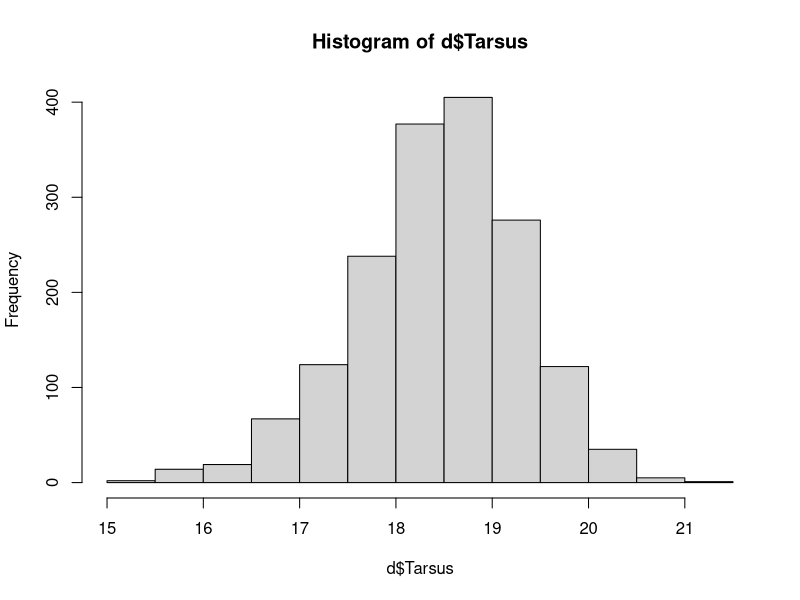
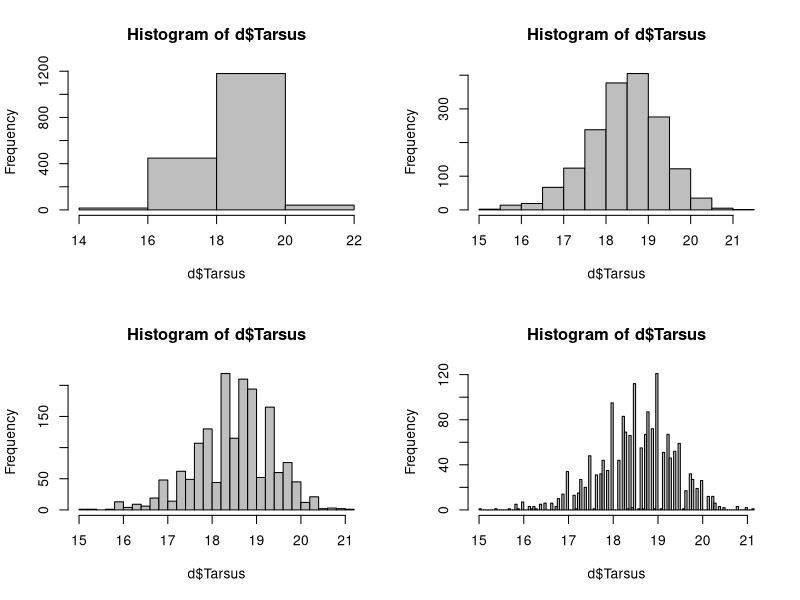
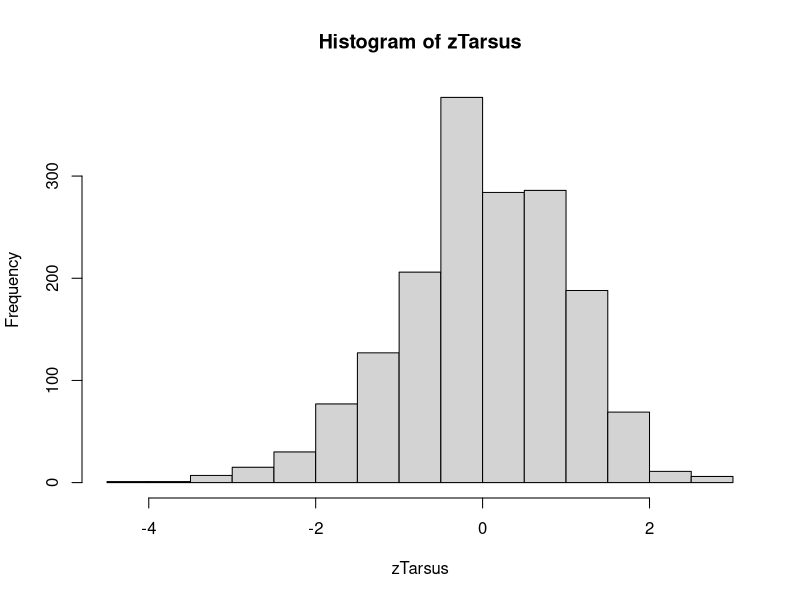
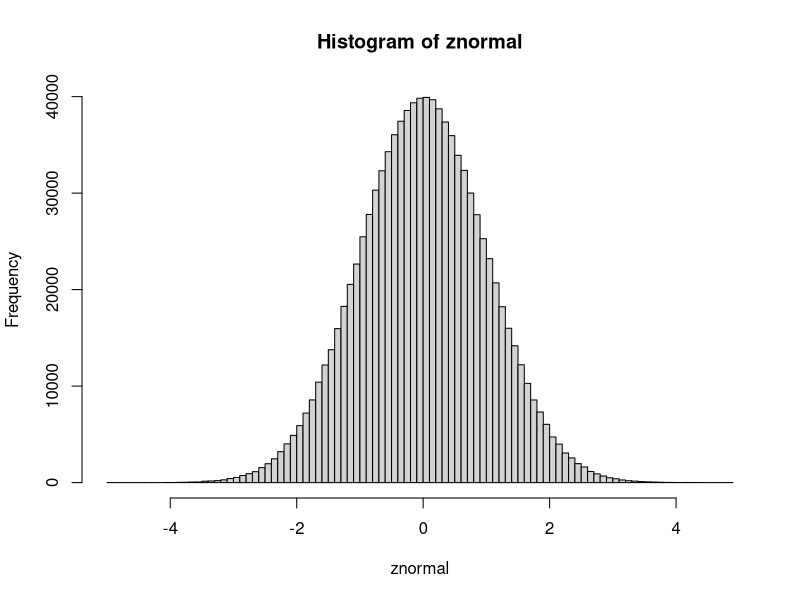

Generate these figures, in order, with R: (Note: this script raises an error after producing the figures.)
#### SwS 02 ####

# Welcome - this is your workspace for hand out SwS 02 #

# Please first work through the hand out using this script #
# Nothing needs to be submitted #

rm(list = ls())
graphics.off()

# learning aims
# 1.understand how we quantify distributions
# 2.encounter z-scores and z-distribution


d <- read.table("2_SparrowSize.txt", header = TRUE)
str(d)

hist(d$Tarsus)

# Centrality, mean, median and mode in normally distributed data
mean(d$Tarsus)
mean(d$Tarsus, na.rm = TRUE)
median(d$Tarsus, na.rm = TRUE)
mode(d$Tarsus)

par(mfrow = c(2,2))
hist(d$Tarsus, breaks = 3, col = "grey")
hist(d$Tarsus, breaks = 10, col = "grey")
hist(d$Tarsus, breaks = 30, col = "grey")
hist(d$Tarsus, breaks = 100, col = "grey")

head(table(d$Tarsus))
d$Tarsus.rounded <- round(d$Tarsus, digits = 1)
head(d$Tarsus.rounded)

require(dplyr)
TarsusTally <- d %>% count(Tarsus.rounded, sort = TRUE)
TarsusTally # the top one is the mode
# remove the NAs
d2 <- subset(d, d$Tarsus!="NA")
length(d$Tarsus) - length(d2$Tarsus)
TarsusTally <- d2 %>% count(Tarsus.rounded, sort = TRUE)
TarsusTally[[1]]


################ summary1 (mean, median, mode) ################
mean(d$Tarsus, na.rm = TRUE)
median(d$Tarsus, na.rm = TRUE)
TarsusTally[[1]][1] # mode


################ summary2 (range, variance, standard deviation) ################
range(d$Tarsus, na.rm = TRUE)
range(d2$Tarsus, na.rm = TRUE)
var(d2$Tarsus)
sum((d2$Tarsus - mean(d2$Tarsus))^2)/(length(d2$Tarsus) - 1)
sd(d2$Tarsus)


################ Z-scores come from a standardized normal distribution, with a mean of 0 and a standard deviation of 1
zTarsus <- (d2$Tarsus - mean(d2$Tarsus)) / sd(d2$Tarsus)
var(zTarsus)
graphics.off()
hist(zTarsus)
znormal <- rnorm(1e+06)
hist(znormal, breaks = 100)
summary(znormal)
qnorm(c(0.025, 0.975))
pnorm(.Last.value)

par(mfrow = c(1, 2))
hist(znormal, breaks = 100)
abline(v = qnorm(c(0.25, 0.5, 0.75)), lwd = 2)
abline(v = qnorm(c(0.025, 0.975)), lwd = 2, lty = "dashed")
plot(density(znormal))
abline(v = qnorm(c(0.25, 0.5, 0.75)), col = "gray")
abline(v = qnorm(c(0.025, 0.975)), lty = "dotted", col = "black")
abline(h = 0, lwd = 3, col = "blue")
text(2, 0.3, "1.96", col = "red", adj = 0)
text(-2, 0.3, "-1.96", col = "red", adj = 1)

graphics.off()
boxplot(d$Tarsus~d$Sex.1, col = c("red", "blue"), ylab="Tarsus length (mm)")
